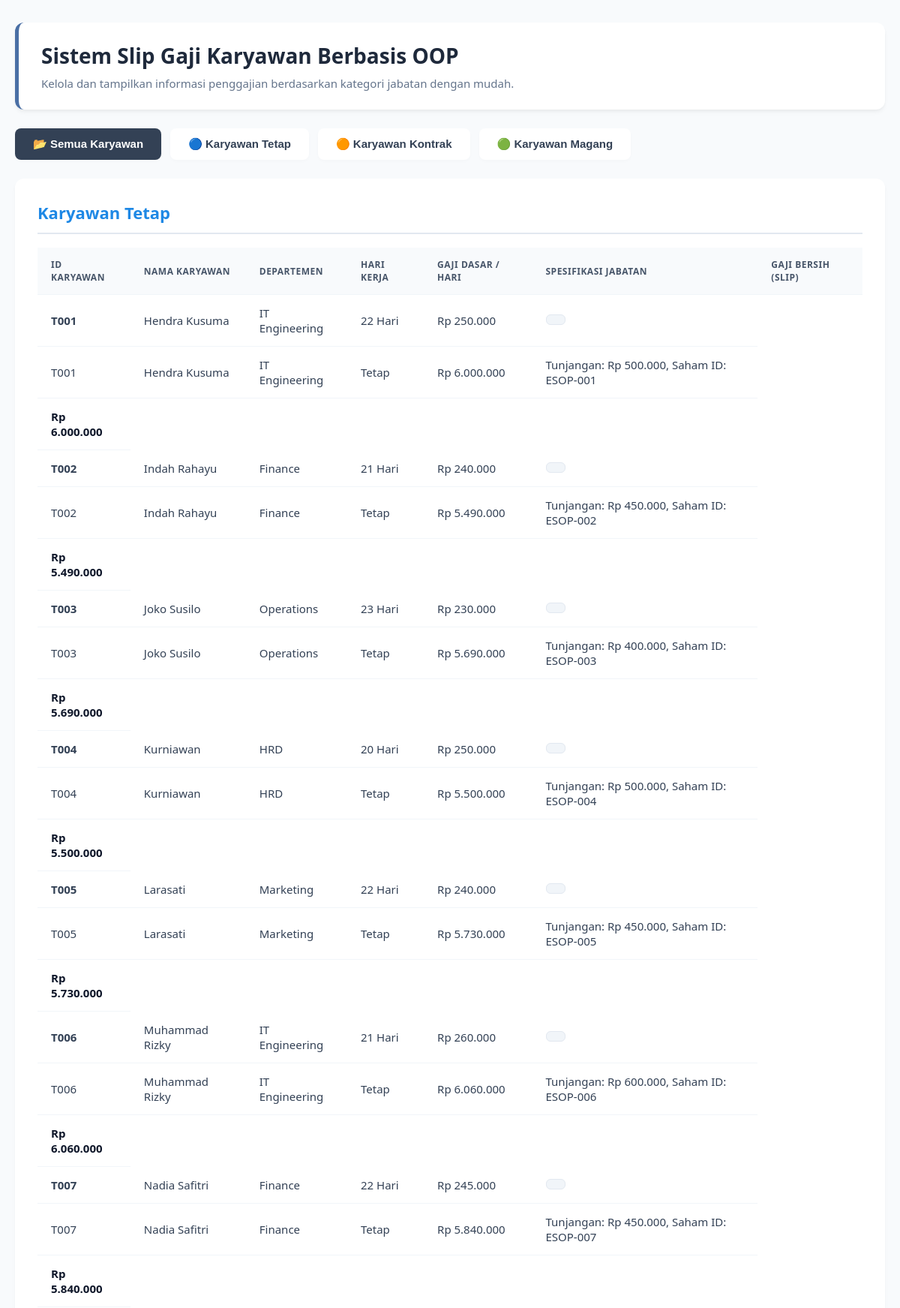
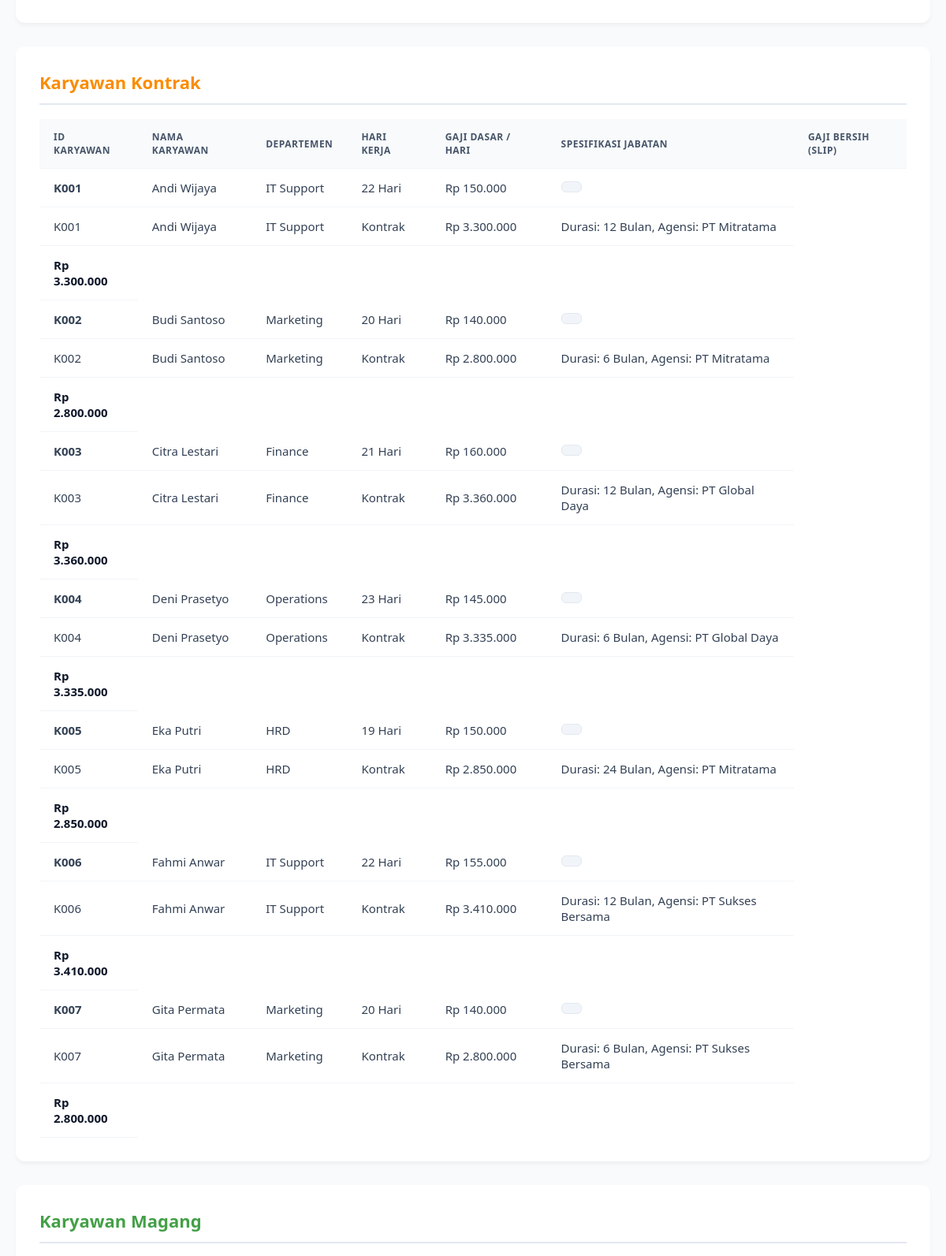
The page / (upper part) on the database its author committed (2 pictures, top to bottom).
### tables this page shows
CREATE TABLE `tabel_karyawan` (
  `id_karyawan` varchar(10) NOT NULL,
  `nama_karyawan` varchar(100) NOT NULL,
  `departemen` varchar(50) NOT NULL,
  `hari_kerja_masuk` int NOT NULL,
  `gaji_dasar_per_hari` decimal(12,2) NOT NULL,
  `jenis_karyawan` enum('Kontrak','Tetap','Magang') NOT NULL,
  `durasi_kontrak_bulan` int DEFAULT NULL,
  `agensi_penyalur` varchar(100) DEFAULT NULL,
  `tunjangan_kesehatan` decimal(12,2) DEFAULT NULL,
  `opsi_saham_id` varchar(50) DEFAULT NULL,
  `uang_saku_bulanan` decimal(12,2) DEFAULT NULL,
  `sertifikat_kampus_merdeka` varchar(100) DEFAULT NULL
);

### karyawan.php (called while the page is built, shortened)
<?php
abstract class Karyawan {
    protected $id_karyawan;
    protected $nama_karyawan;
    protected $departemen;
    protected $hariKerjaMasuk;
    protected $gajiDasarPerHari;
    public function __construct($data) {
        $this->id_karyawan      = $data['id_karyawan'] ?? null;
        $this->nama_karyawan    = $data['nama_karyawan'] ?? '';
        $this->departemen       = $data['departemen'] ?? '';
        $this->hariKerjaMasuk   = $data['hari_kerja_masuk'] ?? 0;
        $this->gajiDasarPerHari = $data['gaji_dasar_per_hari'] ?? 0.0;
        $this->jenis_karyawan   = $data['jenis_karyawan'] ?? '';
    }
    public function getIdKaryawan() { return $this->id_karyawan; }
    public function getNamaKaryawan() { return $this->nama_karyawan; }
    public function getDepartemen() { return $this->departemen; }
    public function getHariKerjaMasuk() { return $this->hariKerjaMasuk; }
    public function getGajiDasarPerHari() { return $this->gajiDasarPerHari; }
}
?>

### index.php (the view, shortened to what this page needs)
<?php
require_once 'KaryawanKontrak.php';
require_once 'KaryawanTetap.php';
$database = new Koneksi();
$db = $database->getConnection();
$dataKontrak = KaryawanKontrak::ambilData($db);
$dataTetap   = KaryawanTetap::ambilData($db);
?>
<!DOCTYPE html>
<html lang="id">
<head>
</head>
<body>
<div class="container">
    <header>
        <h1>Sistem Slip Gaji Karyawan Berbasis OOP</h1>
        <p>Kelola dan tampilkan informasi penggajian berdasarkan kategori jabatan dengan mudah.</p>
    </header>
    <div class="tab-navigation">
        <button class="tab-btn active" data-target="all">📂 Semua Karyawan</button>
        <button class="tab-btn" data-target="tetap">🔵 Karyawan Tetap</button>
        <button class="tab-btn" data-target="kontrak">🟠 Karyawan Kontrak</button>
        <button class="tab-btn" data-target="magang">🟢 Karyawan Magang</button>
    </div>
    <div class="section-kategori kategori-tetap" data-category="tetap">
        <h2>Karyawan Tetap</h2>
        <div class="table-responsive">
            <table>
                <thead>
                    <tr>
                        <th>ID Karyawan</th>
                        <th>Nama Karyawan</th>
                        <th>Departemen</th>
                        <th>Hari Kerja</th>
                        <th>Gaji Dasar / Hari</th>
                        <th>Spesifikasi Jabatan</th>
                        <th>Gaji Bersih (Slip)</th>
                    </tr>
                </thead>
                <tbody>
                    <?php if (!empty($dataTetap)): ?>
                        <?php foreach ($dataTetap as $karyawan): ?>
                            <tr>
                                <td><strong><?= htmlspecialchars($karyawan->getIdKaryawan()) ?></strong></td>
                                <td><?= htmlspecialchars($karyawan->getNamaKaryawan()) ?></td>
                                <td><?= htmlspecialchars($karyawan->getDepartemen()) ?></td>
                                <td><?= htmlspecialchars($karyawan->getHariKerjaMasuk()) ?> Hari</td>
                                <td>Rp <?= number_format($karyawan->getGajiDasarPerHari(), 0, ',', '.') ?></td>
                                <td><span class="badge-spesifik"><?php $karyawan->tampilProfilKaryawan(); ?></span></td>
                                <td class="gaji-bersih">Rp <?= number_format($karyawan->hitungGajiBersih(), 0, ',', '.') ?></td>
                            </tr>
                        <?php endforeach; ?>
                    <?php else: ?>
                        <tr><td colspan="7" class="no-data">Tidak ada data Karyawan Tetap.</td></tr>
                    <?php endif; ?>
                </tbody>
            </table>
        </div>
    </div>
    <div class="section-kategori kategori-kontrak" data-category="kontrak">
        <h2>Karyawan Kontrak</h2>
        <div class="table-responsive">
            <table>
                <thead>
                    <tr>
                        <th>ID Karyawan</th>
                        <th>Nama Karyawan</th>
                        <th>Departemen</th>
                        <th>Hari Kerja</th>
                        <th>Gaji Dasar / Hari</th>
                        <th>Spesifikasi Jabatan</th>
                        <th>Gaji Bersih (Slip)</th>
                    </tr>
                </thead>
                <tbody>
                    <?php if (!empty($dataKontrak)): ?>
                        <?php foreach ($dataKontrak as $karyawan): ?>
                            <tr>
                                <td><strong><?= htmlspecialchars($karyawan->getIdKaryawan()) ?></strong></td>
                                <td><?= htmlspecialchars($karyawan->getNamaKaryawan()) ?></td>
                                <td><?= htmlspecialchars($karyawan->getDepartemen()) ?></td>
                                <td><?= htmlspecialchars($karyawan->getHariKerjaMasuk()) ?> Hari</td>
                                <td>Rp <?= number_format($karyawan->getGajiDasarPerHari(), 0, ',', '.') ?></td>
                                <td><span class="badge-spesifik"><?php $karyawan->tampilProfilKaryawan(); ?></span></td>
                                <td class="gaji-bersih">Rp <?= number_format($karyawan->hitungGajiBersih(), 0, ',', '.') ?></td>
                            </tr>
                        <?php endforeach; ?>
                    <?php else: ?>
                        <tr><td colspan="7" class="no-data">Tidak ada data Karyawan Kontrak.</td></tr>
                    <?php endif; ?>
                </tbody>
            </table>
        </div>
    </div>
    <div class="section-kategori kategori-magang" data-category="magang">
        <h2>Karyawan Magang</h2>
    </div>
</div>
</body>
</html>

### KaryawanTetap.php (shortened to what this page needs)
<?php
require_once 'Karyawan.php';
class KaryawanTetap extends Karyawan {
    private $tunjanganKesehatan;
    private $opsiSahamId;
    public function __construct($data) {
        $this->tunjanganKesehatan = $data['tunjangan_kesehatan'] ?? 0.0;
        $this->opsiSahamId        = $data['opsi_saham_id'] ?? '';
    }
    public static function ambilData($db) {
        $list = [];
        $query = "SELECT * FROM tabel_karyawan WHERE jenis_karyawan = 'Tetap'";
        $stmt = $db->prepare($query);
        $stmt->execute();
        while ($row = $stmt->fetch(PDO::FETCH_ASSOC)) {
            $list[] = new self($row);
        }
        return $list;
    }
    public function hitungGajiBersih() {
        return ($this->hariKerjaMasuk * $this->gajiDasarPerHari) + $this->tunjanganKesehatan;
    }
    public function tampilProfilKaryawan() {
        echo "<tr>";
        echo "<td>{$this->id_karyawan}</td>";
        echo "<td>{$this->nama_karyawan}</td>";
        echo "<td>{$this->departemen}</td>";
        echo "<td>{$this->jenis_karyawan}</td>";
        echo "<td>Rp " . number_format($this->hitungGajiBersih(), 0, ',', '.') . "</td>";
        echo "<td>Tunjangan: Rp " . number_format($this->tunjanganKesehatan, 0, ',', '.') . ", Saham ID: {$this->opsiSahamId}</td>";
        echo "</tr>";
    }
}
?>

### KaryawanKontrak.php (shortened to what this page needs)
<?php
require_once 'Karyawan.php';
class KaryawanKontrak extends Karyawan {
    private $durasiKontrakBulan;
    private $agensiPenyalur;
    public function __construct($data) {
        $this->durasiKontrakBulan = $data['durasi_kontrak_bulan'] ?? 0;
        $this->agensiPenyalur     = $data['agensi_penyalur'] ?? '';
    }
    public static function ambilData($db) {
        $list = [];
        $query = "SELECT * FROM tabel_karyawan WHERE jenis_karyawan = 'Kontrak'";
        $stmt = $db->prepare($query);
        $stmt->execute();
        while ($row = $stmt->fetch(PDO::FETCH_ASSOC)) {
            $list[] = new self($row);
        }
        return $list;
    }
    public function hitungGajiBersih() {
        return $this->hariKerjaMasuk * $this->gajiDasarPerHari;
    }
    public function tampilProfilKaryawan() {
        echo "<tr>";
        echo "<td>{$this->id_karyawan}</td>";
        echo "<td>{$this->nama_karyawan}</td>";
        echo "<td>{$this->departemen}</td>";
        echo "<td>{$this->jenis_karyawan}</td>";
        echo "<td>Rp " . number_format($this->hitungGajiBersih(), 0, ',', '.') . "</td>";
        echo "<td>Durasi: {$this->durasiKontrakBulan} Bulan, Agensi: {$this->agensiPenyalur}</td>";
        echo "</tr>";
    }
}
?>

### index.php (style rules this page uses)
:root { --primary-color: #4a6fa5; --tetap-color: #1e88e5; --kontrak-color: #fb8c00; --magang-color: #43a047; --bg-color: #f8fafc; --card-bg: #ffffff; --text-main: #334155; --text-muted: #64748b; }
body { font-family: 'Segoe UI', system-ui, -apple-system, sans-serif; background-color: var(--bg-color); margin: 0; padding: 30px 20px; color: var(--text-main); }
.container { max-width: 1200px; margin: 0 auto; }
header { background: var(--card-bg); padding: 25px 30px; border-radius: 12px; box-shadow: 0 4px 6px -1px rgba(0,0,0,0.05), 0 2px 4px -1px rgba(0,0,0,0.03); margin-bottom: 25px; border-left: 5px solid var(--primary-color); }
header h1 { margin: 0; color: #1e293b; font-size: 28px; font-weight: 700; }
header p { margin: 8px 0 0 0; color: var(--text-muted); font-size: 15px; }
.tab-navigation { display: flex; gap: 12px; margin-bottom: 25px; flex-wrap: wrap; }
.tab-btn { padding: 12px 24px; border: none; background: var(--card-bg); color: var(--text-main); font-size: 15px; font-weight: 600; border-radius: 8px; cursor: pointer; transition: all 0.25s ease; box-shadow: 0 2px 4px rgba(0,0,0,0.02); display: flex; align-items: center; gap: 8px; }
.tab-btn[data-target="all"].active { background: #334155; color: #fff; }
.section-kategori { background: var(--card-bg); padding: 30px; border-radius: 12px; box-shadow: 0 4px 6px -1px rgba(0,0,0,0.05); margin-bottom: 30px; display: block; animation: fadeIn 0.4s ease; }
.section-kategori h2 { margin-top: 0; padding-bottom: 12px; border-bottom: 2px solid #e2e8f0; font-size: 22px; font-weight: 600; }
.kategori-tetap h2 { color: var(--tetap-color); }
.kategori-kontrak h2 { color: var(--kontrak-color); }
.kategori-magang h2 { color: var(--magang-color); }
.table-responsive { overflow-x: auto; margin-top: 15px; }
table { width: 100%; border-collapse: collapse; text-align: left; }
th, td { padding: 14px 18px; border-bottom: 1px solid #f1f5f9; font-size: 15px; }
th { background-color: #f8fafc; color: #475569; font-weight: 600; text-transform: uppercase; font-size: 12px; letter-spacing: 0.5px; }
.gaji-bersih { font-weight: 700; color: #0f172a; }
.badge-spesifik { background-color: #f1f5f9; color: #334155; padding: 6px 12px; border-radius: 6px; font-size: 13px; display: inline-block; font-weight: 500; border: 1px solid #e2e8f0; }

### rows shown on the page
tabel_karyawan: id_karyawan "T001", nama_karyawan "Hendra Kusuma", departemen "IT Engineering", hari_kerja_masuk "22", gaji_dasar_per_hari "250.000", jenis_karyawan "Tetap", $this->hitungGajiBersih() "6.000.000", tunjangan_kesehatan "500.000", opsi_saham "ESOP-001", $karyawan->hitungGajiBersih() "6.000.000"
tabel_karyawan: id_karyawan "T002", nama_karyawan "Indah Rahayu", departemen "Finance", hari_kerja_masuk "21", gaji_dasar_per_hari "240.000", jenis_karyawan "Tetap", $this->hitungGajiBersih() "5.490.000", tunjangan_kesehatan "450.000", opsi_saham "ESOP-002", $karyawan->hitungGajiBersih() "5.490.000"
tabel_karyawan: id_karyawan "T003", nama_karyawan "Joko Susilo", departemen "Operations", hari_kerja_masuk "23", gaji_dasar_per_hari "230.000", jenis_karyawan "Tetap", $this->hitungGajiBersih() "5.690.000", tunjangan_kesehatan "400.000", opsi_saham "ESOP-003", $karyawan->hitungGajiBersih() "5.690.000"
tabel_karyawan: id_karyawan "T004", nama_karyawan "Kurniawan", departemen "HRD", hari_kerja_masuk "20", gaji_dasar_per_hari "250.000", jenis_karyawan "Tetap", $this->hitungGajiBersih() "5.500.000", tunjangan_kesehatan "500.000", opsi_saham "ESOP-004", $karyawan->hitungGajiBersih() "5.500.000"
tabel_karyawan: id_karyawan "T005", nama_karyawan "Larasati", departemen "Marketing", hari_kerja_masuk "22", gaji_dasar_per_hari "240.000", jenis_karyawan "Tetap", $this->hitungGajiBersih() "5.730.000", tunjangan_kesehatan "450.000", opsi_saham "ESOP-005", $karyawan->hitungGajiBersih() "5.730.000"
tabel_karyawan: id_karyawan "T006", nama_karyawan "Muhammad Rizky", departemen "IT Engineering", hari_kerja_masuk "21", gaji_dasar_per_hari "260.000", jenis_karyawan "Tetap", $this->hitungGajiBersih() "6.060.000", tunjangan_kesehatan "600.000", opsi_saham "ESOP-006", $karyawan->hitungGajiBersih() "6.060.000"
tabel_karyawan: id_karyawan "T007", nama_karyawan "Nadia Safitri", departemen "Finance", hari_kerja_masuk "22", gaji_dasar_per_hari "245.000", jenis_karyawan "Tetap", $this->hitungGajiBersih() "5.840.000", tunjangan_kesehatan "450.000", opsi_saham "ESOP-007", $karyawan->hitungGajiBersih() "5.840.000"
tabel_karyawan: id_karyawan "K001", nama_karyawan "Andi Wijaya", departemen "IT Support", hari_kerja_masuk "22", gaji_dasar_per_hari "150.000", jenis_karyawan "Kontrak", $this->hitungGajiBersih() "3.300.000", durasi_kontrak_bulan "12", agensi_penyalur "PT Mitratama", $karyawan->hitungGajiBersih() "3.300.000"
tabel_karyawan: id_karyawan "K002", nama_karyawan "Budi Santoso", departemen "Marketing", hari_kerja_masuk "20", gaji_dasar_per_hari "140.000", jenis_karyawan "Kontrak", $this->hitungGajiBersih() "2.800.000", durasi_kontrak_bulan "6", agensi_penyalur "PT Mitratama", $karyawan->hitungGajiBersih() "2.800.000"
tabel_karyawan: id_karyawan "K003", nama_karyawan "Citra Lestari", departemen "Finance", hari_kerja_masuk "21", gaji_dasar_per_hari "160.000", jenis_karyawan "Kontrak", $this->hitungGajiBersih() "3.360.000", durasi_kontrak_bulan "12", agensi_penyalur "PT Global Daya", $karyawan->hitungGajiBersih() "3.360.000"
tabel_karyawan: id_karyawan "K004", nama_karyawan "Deni Prasetyo", departemen "Operations", hari_kerja_masuk "23", gaji_dasar_per_hari "145.000", jenis_karyawan "Kontrak", $this->hitungGajiBersih() "3.335.000", durasi_kontrak_bulan "6", agensi_penyalur "PT Global Daya", $karyawan->hitungGajiBersih() "3.335.000"
tabel_karyawan: id_karyawan "K005", nama_karyawan "Eka Putri", departemen "HRD", hari_kerja_masuk "19", gaji_dasar_per_hari "150.000", jenis_karyawan "Kontrak", $this->hitungGajiBersih() "2.850.000", durasi_kontrak_bulan "24", agensi_penyalur "PT Mitratama", $karyawan->hitungGajiBersih() "2.850.000"
tabel_karyawan: id_karyawan "K006", nama_karyawan "Fahmi Anwar", departemen "IT Support", hari_kerja_masuk "22", gaji_dasar_per_hari "155.000", jenis_karyawan "Kontrak", $this->hitungGajiBersih() "3.410.000", durasi_kontrak_bulan "12", agensi_penyalur "PT Sukses Bersama", $karyawan->hitungGajiBersih() "3.410.000"
tabel_karyawan: id_karyawan "K007", nama_karyawan "Gita Permata", departemen "Marketing", hari_kerja_masuk "20", gaji_dasar_per_hari "140.000", jenis_karyawan "Kontrak", $this->hitungGajiBersih() "2.800.000", durasi_kontrak_bulan "6", agensi_penyalur "PT Sukses Bersama", $karyawan->hitungGajiBersih() "2.800.000"
